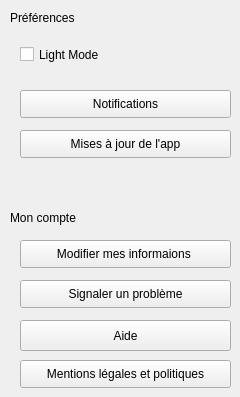
                <widget class="QWidget" name="page_7">
                 <widget class="QCheckBox" name="checkBox">
                  <property name="geometry">
                   <rect>
                    <x>20</x>
                    <y>39</y>
                    <width>201</width>
                    <height>31</height>
                   </rect>
                  </property>
                  <property name="text">
                   <string>Light Mode</string>
                  </property>
                 </widget>
                 <widget class="QLabel" name="label_3">
                  <property name="geometry">
                   <rect>
                    <x>10</x>
                    <y>10</y>
                    <width>171</width>
                    <height>16</height>
                   </rect>
                  </property>
                  <property name="text">
                   <string>Préférences</string>
                  </property>
                 </widget>
                 <widget class="QLabel" name="label_5">
                  <property name="geometry">
                   <rect>
                    <x>10</x>
                    <y>210</y>
                    <width>171</width>
                    <height>16</height>
                   </rect>
                  </property>
                  <property name="text">
                   <string>Mon compte</string>
                  </property>
                 </widget>
                 <widget class="QPushButton" name="pushButton_4">
                  <property name="geometry">
                   <rect>
                    <x>20</x>
                    <y>240</y>
                    <width>211</width>
                    <height>28</height>
                   </rect>
                  </property>
                  <property name="text">
                   <string>Modifier mes informaions </string>
                  </property>
                 </widget>
                 <widget class="QPushButton" name="pushButton_5">
                  <property name="geometry">
                   <rect>
                    <x>20</x>
                    <y>280</y>
                    <width>211</width>
                    <height>28</height>
                   </rect>
                  </property>
                  <property name="text">
                   <string>Signaler un problème</string>
                  </property>
                 </widget>
                 <widget class="QPushButton" name="pushButton_6">
                  <property name="geometry">
                   <rect>
                    <x>20</x>
                    <y>320</y>
                    <width>211</width>
                    <height>31</height>
                   </rect>
                  </property>
                  <property name="text">
                   <string>Aide</string>
                  </property>
                 </widget>
                 <widget class="QPushButton" name="pushButton_7">
                  <property name="geometry">
                   <rect>
                    <x>20</x>
                    <y>360</y>
                    <width>211</width>
                    <height>28</height>
                   </rect>
                  </property>
                  <property name="text">
                   <string>Mentions légales et politiques</string>
                  </property>
                 </widget>
                 <widget class="QPushButton" name="pushButton_8">
                  <property name="geometry">
                   <rect>
                    <x>20</x>
                    <y>130</y>
                    <width>211</width>
                    <height>28</height>
                   </rect>
                  </property>
                  <property name="text">
                   <string>Mises à jour de l'app</string>
                  </property>
                 </widget>
                 <widget class="QPushButton" name="pushButton_9">
                  <property name="geometry">
                   <rect>
                    <x>20</x>
                    <y>90</y>
                    <width>211</width>
                    <height>28</height>
                   </rect>
                  </property>
                  <property name="text">
                   <string>Notifications</string>
                  </property>
                 </widget>
                </widget>
